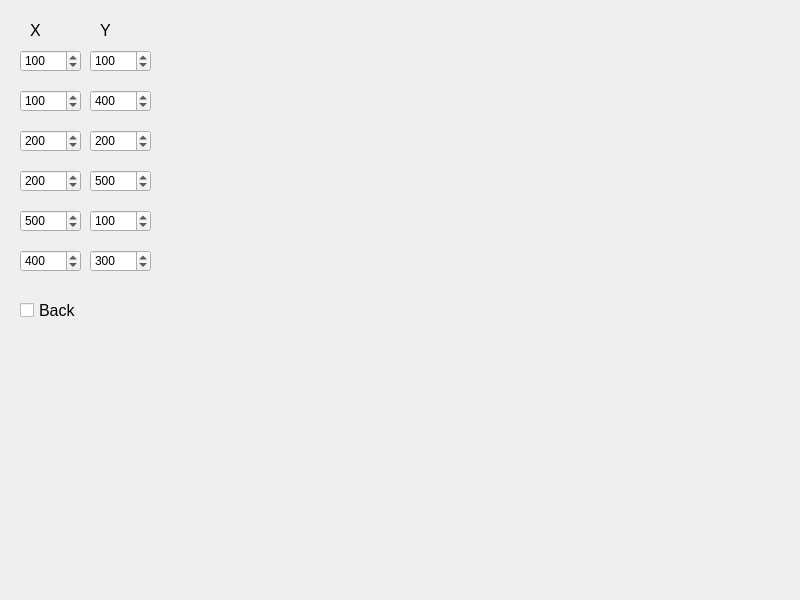
<?xml version="1.0" encoding="UTF-8"?>
<ui version="4.0">
 <class>Widget</class>
 <widget class="QWidget" name="Widget">
  <property name="geometry">
   <rect>
    <x>0</x>
    <y>0</y>
    <width>800</width>
    <height>600</height>
   </rect>
  </property>
  <property name="minimumSize">
   <size>
    <width>100</width>
    <height>300</height>
   </size>
  </property>
  <property name="windowTitle">
   <string>Widget</string>
  </property>
  <widget class="QSpinBox" name="spinBox">
   <property name="geometry">
    <rect>
     <x>20</x>
     <y>50</y>
     <width>61</width>
     <height>22</height>
    </rect>
   </property>
   <property name="maximum">
    <number>1000</number>
   </property>
   <property name="singleStep">
    <number>10</number>
   </property>
   <property name="value">
    <number>100</number>
   </property>
  </widget>
  <widget class="QLabel" name="label">
   <property name="geometry">
    <rect>
     <x>30</x>
     <y>10</y>
     <width>41</width>
     <height>41</height>
    </rect>
   </property>
   <property name="font">
    <font>
     <pointsize>12</pointsize>
    </font>
   </property>
   <property name="text">
    <string>X</string>
   </property>
  </widget>
  <widget class="QLabel" name="label_2">
   <property name="geometry">
    <rect>
     <x>100</x>
     <y>10</y>
     <width>41</width>
     <height>41</height>
    </rect>
   </property>
   <property name="font">
    <font>
     <pointsize>12</pointsize>
    </font>
   </property>
   <property name="text">
    <string>Y</string>
   </property>
  </widget>
  <widget class="QSpinBox" name="spinBox_2">
   <property name="geometry">
    <rect>
     <x>90</x>
     <y>50</y>
     <width>61</width>
     <height>22</height>
    </rect>
   </property>
   <property name="maximum">
    <number>1000</number>
   </property>
   <property name="singleStep">
    <number>10</number>
   </property>
   <property name="value">
    <number>100</number>
   </property>
  </widget>
  <widget class="QSpinBox" name="spinBox_3">
   <property name="geometry">
    <rect>
     <x>90</x>
     <y>90</y>
     <width>61</width>
     <height>22</height>
    </rect>
   </property>
   <property name="maximum">
    <number>1000</number>
   </property>
   <property name="singleStep">
    <number>10</number>
   </property>
   <property name="value">
    <number>400</number>
   </property>
  </widget>
  <widget class="QSpinBox" name="spinBox_4">
   <property name="geometry">
    <rect>
     <x>20</x>
     <y>90</y>
     <width>61</width>
     <height>22</height>
    </rect>
   </property>
   <property name="maximum">
    <number>1000</number>
   </property>
   <property name="singleStep">
    <number>10</number>
   </property>
   <property name="value">
    <number>100</number>
   </property>
  </widget>
  <widget class="QSpinBox" name="spinBox_5">
   <property name="geometry">
    <rect>
     <x>90</x>
     <y>130</y>
     <width>61</width>
     <height>22</height>
    </rect>
   </property>
   <property name="maximum">
    <number>1000</number>
   </property>
   <property name="singleStep">
    <number>10</number>
   </property>
   <property name="value">
    <number>200</number>
   </property>
  </widget>
  <widget class="QSpinBox" name="spinBox_6">
   <property name="geometry">
    <rect>
     <x>20</x>
     <y>130</y>
     <width>61</width>
     <height>22</height>
    </rect>
   </property>
   <property name="maximum">
    <number>1000</number>
   </property>
   <property name="singleStep">
    <number>10</number>
   </property>
   <property name="value">
    <number>200</number>
   </property>
  </widget>
  <widget class="QSpinBox" name="spinBox_7">
   <property name="geometry">
    <rect>
     <x>90</x>
     <y>170</y>
     <width>61</width>
     <height>22</height>
    </rect>
   </property>
   <property name="maximum">
    <number>1000</number>
   </property>
   <property name="singleStep">
    <number>10</number>
   </property>
   <property name="value">
    <number>500</number>
   </property>
  </widget>
  <widget class="QSpinBox" name="spinBox_8">
   <property name="geometry">
    <rect>
     <x>20</x>
     <y>170</y>
     <width>61</width>
     <height>22</height>
    </rect>
   </property>
   <property name="maximum">
    <number>1000</number>
   </property>
   <property name="singleStep">
    <number>10</number>
   </property>
   <property name="value">
    <number>200</number>
   </property>
  </widget>
  <widget class="QSpinBox" name="spinBox_9">
   <property name="geometry">
    <rect>
     <x>20</x>
     <y>250</y>
     <width>61</width>
     <height>22</height>
    </rect>
   </property>
   <property name="maximum">
    <number>1000</number>
   </property>
   <property name="singleStep">
    <number>10</number>
   </property>
   <property name="value">
    <number>400</number>
   </property>
  </widget>
  <widget class="QSpinBox" name="spinBox_10">
   <property name="geometry">
    <rect>
     <x>20</x>
     <y>210</y>
     <width>61</width>
     <height>22</height>
    </rect>
   </property>
   <property name="maximum">
    <number>1000</number>
   </property>
   <property name="singleStep">
    <number>10</number>
   </property>
   <property name="value">
    <number>500</number>
   </property>
  </widget>
  <widget class="QSpinBox" name="spinBox_11">
   <property name="geometry">
    <rect>
     <x>90</x>
     <y>210</y>
     <width>61</width>
     <height>22</height>
    </rect>
   </property>
   <property name="maximum">
    <number>1000</number>
   </property>
   <property name="singleStep">
    <number>10</number>
   </property>
   <property name="value">
    <number>100</number>
   </property>
  </widget>
  <widget class="QSpinBox" name="spinBox_12">
   <property name="geometry">
    <rect>
     <x>90</x>
     <y>250</y>
     <width>61</width>
     <height>22</height>
    </rect>
   </property>
   <property name="maximum">
    <number>1000</number>
   </property>
   <property name="singleStep">
    <number>10</number>
   </property>
   <property name="value">
    <number>300</number>
   </property>
  </widget>
  <widget class="QCheckBox" name="checkBox">
   <property name="geometry">
    <rect>
     <x>20</x>
     <y>290</y>
     <width>121</width>
     <height>41</height>
    </rect>
   </property>
   <property name="font">
    <font>
     <pointsize>12</pointsize>
    </font>
   </property>
   <property name="text">
    <string>Back</string>
   </property>
  </widget>
 </widget>
 <resources/>
 <connections/>
</ui>
